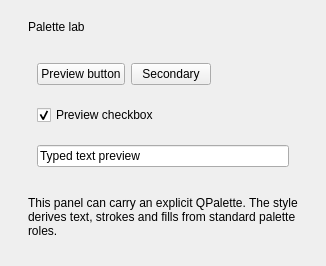
<widget class="QWidget" name="paletteBody"><layout class="QVBoxLayout" name="paletteLayout"><property name="leftMargin"><number>28</number></property><property name="topMargin"><number>20</number></property><property name="rightMargin"><number>28</number></property><property name="bottomMargin"><number>28</number></property><item><widget class="QLabel" name="paletteHeading"><property name="text"><string>Palette lab</string></property></widget></item><item><layout class="QGridLayout" name="paletteRolesLayout"/></item><item><widget class="QWidget" name="palettePreview"><property name="autoFillBackground"><bool>true</bool></property><property name="minimumSize"><size><width>0</width><height>150</height></size></property><layout class="QVBoxLayout" name="palettePreviewLayout"><item><layout class="QHBoxLayout" name="paletteButtonsLayout"><item><widget class="QPushButton" name="previewButton"><property name="text"><string>Preview button</string></property></widget></item><item><widget class="QPushButton" name="previewSecondaryButton"><property name="text"><string>Secondary</string></property></widget></item><item><spacer name="paletteButtonSpacer"><property name="orientation"><enum>Qt::Horizontal</enum></property><property name="sizeHint"><size><width>40</width><height>20</height></size></property></spacer></item></layout></item><item><widget class="QCheckBox" name="previewCheck"><property name="text"><string>Preview checkbox</string></property><property name="checked"><bool>true</bool></property></widget></item><item><widget class="QLineEdit" name="previewEdit"><property name="text"><string>Typed text preview</string></property></widget></item></layout></widget></item><item><widget class="QLabel" name="paletteNote"><property name="text"><string>This panel can carry an explicit QPalette. The style derives text, strokes and fills from standard palette roles.</string></property><property name="wordWrap"><bool>true</bool></property></widget></item></layout></widget>
